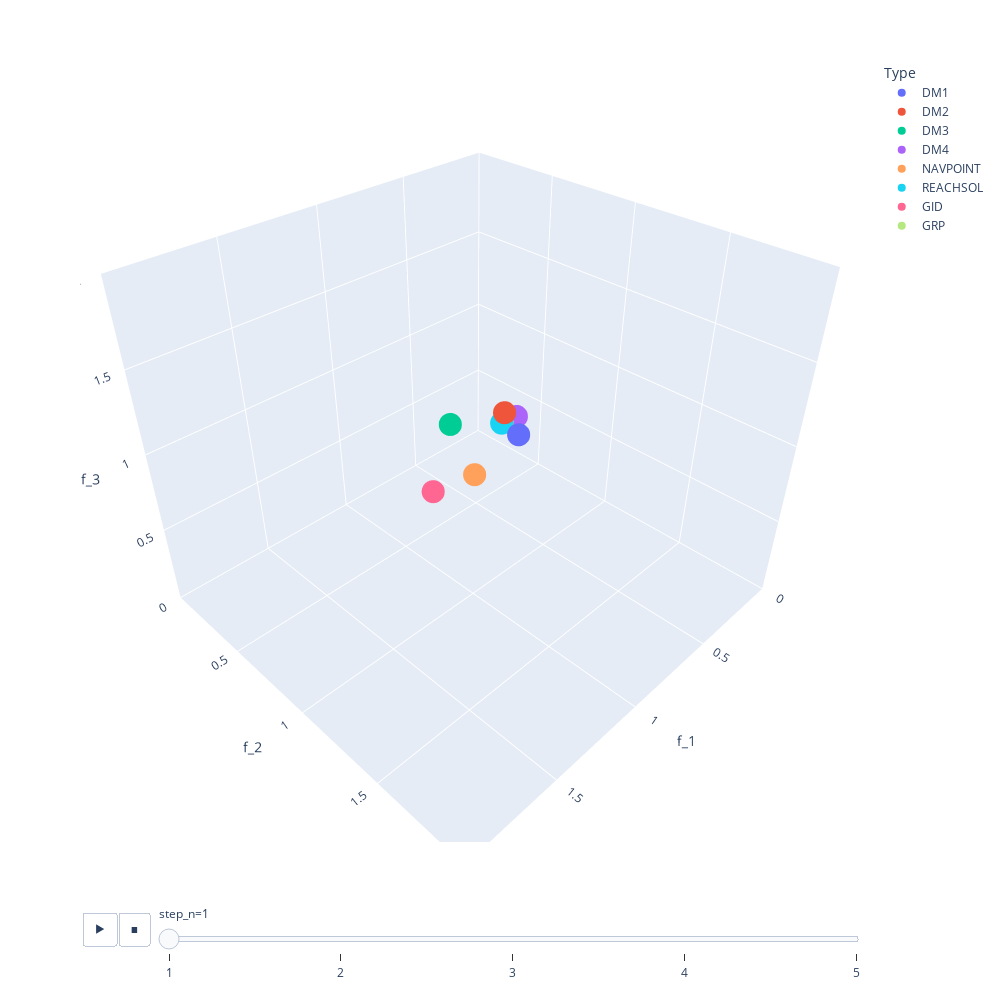

The notebook cell saved with this chart:
### Code cell
import plotly.express as ex

df = df_from_responses(all_resp, 3)

visu_ideal = [0,0,0]
visu_nadir = [2,2,2]

# näin helppoa se on kun sen vaan saa oikein !!!
fig3 = ex.scatter_3d(df.sort_values("step_n"),
x="f_1", y="f_2", z="f_3",
color="Type",
#range_x=[visu_ideal[0] - 0.5, visu_nadir[0] + 0.5],
#range_y=[visu_ideal[1] - 0.5, visu_nadir[1] + 0.5],
#range_z=[visu_ideal[2] - 0.5, visu_nadir[2] + 0.5],
range_x=[visu_ideal[0] - 0, visu_nadir[0]],
range_y=[visu_ideal[1] - 0, visu_nadir[1]],
range_z=[visu_ideal[2] - 0, visu_nadir[2]],
width= 1000,
height= 1000,
animation_frame=f"step_n",
)

fig3

### Figure 1 — Plotly figure (JSON) as saved in the notebook; plotly's stock layout.template omitted (floating-point values rounded to 4 significant figures)
{"data": [{"hovertemplate": "Type=DM1<br>step_n=1<br>f_1=%{x}<br>f_2=%{y}<br>f_3=%{z}<extra></extra>", "legendgroup": "DM1", "marker": {"color": "#636efa", "symbol": "circle"}, "mode": "markers", "name": "DM1", "scene": "scene", "showlegend": true, "type": "scatter3d", "x": [0.5], "y": [0.8], "z": [0.7]}, {"hovertemplate": "Type=DM2<br>step_n=1<br>f_1=%{x}<br>f_2=%{y}<br>f_3=%{z}<extra></extra>", "legendgroup": "DM2", "marker": {"color": "#EF553B", "symbol": "circle"}, "mode": "markers", "name": "DM2", "scene": "scene", "showlegend": true, "type": "scatter3d", "x": [0.5], "y": [0.7], "z": [0.8]}, {"hovertemplate": "Type=DM3<br>step_n=1<br>f_1=%{x}<br>f_2=%{y}<br>f_3=%{z}<extra></extra>", "legendgroup": "DM3", "marker": {"color": "#00cc96", "symbol": "circle"}, "mode": "markers", "name": "DM3", "scene": "scene", "showlegend": true, "type": "scatter3d", "x": [0.5], "y": [0.3], "z": [0.5]}, {"hovertemplate": "Type=DM4<br>step_n=1<br>f_1=%{x}<br>f_2=%{y}<br>f_3=%{z}<extra></extra>", "legendgroup": "DM4", "marker": {"color": "#ab63fa", "symbol": "circle"}, "mode": "markers", "name": "DM4", "scene": "scene", "showlegend": true, "type": "scatter3d", "x": [0.2], "y": [0.5], "z": [0.5]}, {"hovertemplate": "Type=NAVPOINT<br>step_n=1<br>f_1=%{x}<br>f_2=%{y}<br>f_3=%{z}<extra></extra>", "legendgroup": "NAVPOINT", "marker": {"color": "#FFA15A", "symbol": "circle"}, "mode": "markers", "name": "NAVPOINT", "scene": "scene", "showlegend": true, "type": "scatter3d", "x": [1.697], "y": [1.733], "z": [1.74]}, {"hovertemplate": "Type=REACHSOL<br>step_n=1<br>f_1=%{x}<br>f_2=%{y}<br>f_3=%{z}<extra></extra>", "legendgroup": "REACHSOL", "marker": {"color": "#19d3f3", "symbol": "circle"}, "mode": "markers", "name": "REACHSOL", "scene": "scene", "showlegend": true, "type": "scatter3d", "x": [0.4851], "y": [0.6672], "z": [0.7005]}, {"hovertemplate": "Type=GID<br>step_n=1<br>f_1=%{x}<br>f_2=%{y}<br>f_3=%{z}<extra></extra>", "legendgroup": "GID", "marker": {"color": "#FF6692", "symbol": "circle"}, "mode": "markers", "name": "GID", "scene": "scene", "showlegend": true, "type": "scatter3d", "x": [1.547], "y": [1.361], "z": [1.328]}, {"hovertemplate": "Type=GRP<br>step_n=1<br>f_1=%{x}<br>f_2=%{y}<br>f_3=%{z}<extra></extra>", "legendgroup": "GRP", "marker": {"color": "#B6E880", "symbol": "circle"}, "mode": "markers", "name": "GRP", "scene": "scene", "showlegend": true, "type": "scatter3d", "x": [0.4532], "y": [0.6388], "z": [0.6724]}], "layout": {"height": 1000, "legend": {"title": {"text": "Type"}, "tracegroupgap": 0}, "margin": {"t": 60}, "scene": {"domain": {"x": [0, 1], "y": [0, 1]}, "xaxis": {"range": [0, 2], "title": {"text": "f_1"}}, "yaxis": {"range": [0, 2], "title": {"text": "f_2"}}, "zaxis": {"range": [0, 2], "title": {"text": "f_3"}}}, "sliders": [{"active": 0, "currentvalue": {"prefix": "step_n="}, "len": 0.9, "pad": {"b": 10, "t": 60}, "steps": [{"args": [["1"], {"frame": {"duration": 0, "redraw": true}, "fromcurrent": true, "mode": "immediate", "transition": {"duration": 0, "easing": "linear"}}], "label": "1", "method": "animate"}, {"args": [["2"], {"frame": {"duration": 0, "redraw": true}, "fromcurrent": true, "mode": "immediate", "transition": {"duration": 0, "easing": "linear"}}], "label": "2", "method": "animate"}, {"args": [["3"], {"frame": {"duration": 0, "redraw": true}, "fromcurrent": true, "mode": "immediate", "transition": {"duration": 0, "easing": "linear"}}], "label": "3", "method": "animate"}, {"args": [["4"], {"frame": {"duration": 0, "redraw": true}, "fromcurrent": true, "mode": "immediate", "transition": {"duration": 0, "easing": "linear"}}], "label": "4", "method": "animate"}, {"args": [["5"], {"frame": {"duration": 0, "redraw": true}, "fromcurrent": true, "mode": "immediate", "transition": {"duration": 0, "easing": "linear"}}], "label": "5", "method": "animate"}], "x": 0.1, "xanchor": "left", "y": 0, "yanchor": "top"}], "updatemenus": [{"buttons": [{"args": [null, {"frame": {"duration": 500, "redraw": true}, "fromcurrent": true, "mode": "immediate", "transition": {"duration": 500, "easing": "linear"}}], "label": "&#9654;", "method": "animate"}, {"args": [[null], {"frame": {"duration": 0, "redraw": true}, "fromcurrent": true, "mode": "immediate", "transition": {"duration": 0, "easing": "linear"}}], "label": "&#9724;", "method": "animate"}], "direction": "left", "pad": {"r": 10, "t": 70}, "showactive": false, "type": "buttons", "x": 0.1, "xanchor": "right", "y": 0, "yanchor": "top"}], "width": 1000}}
